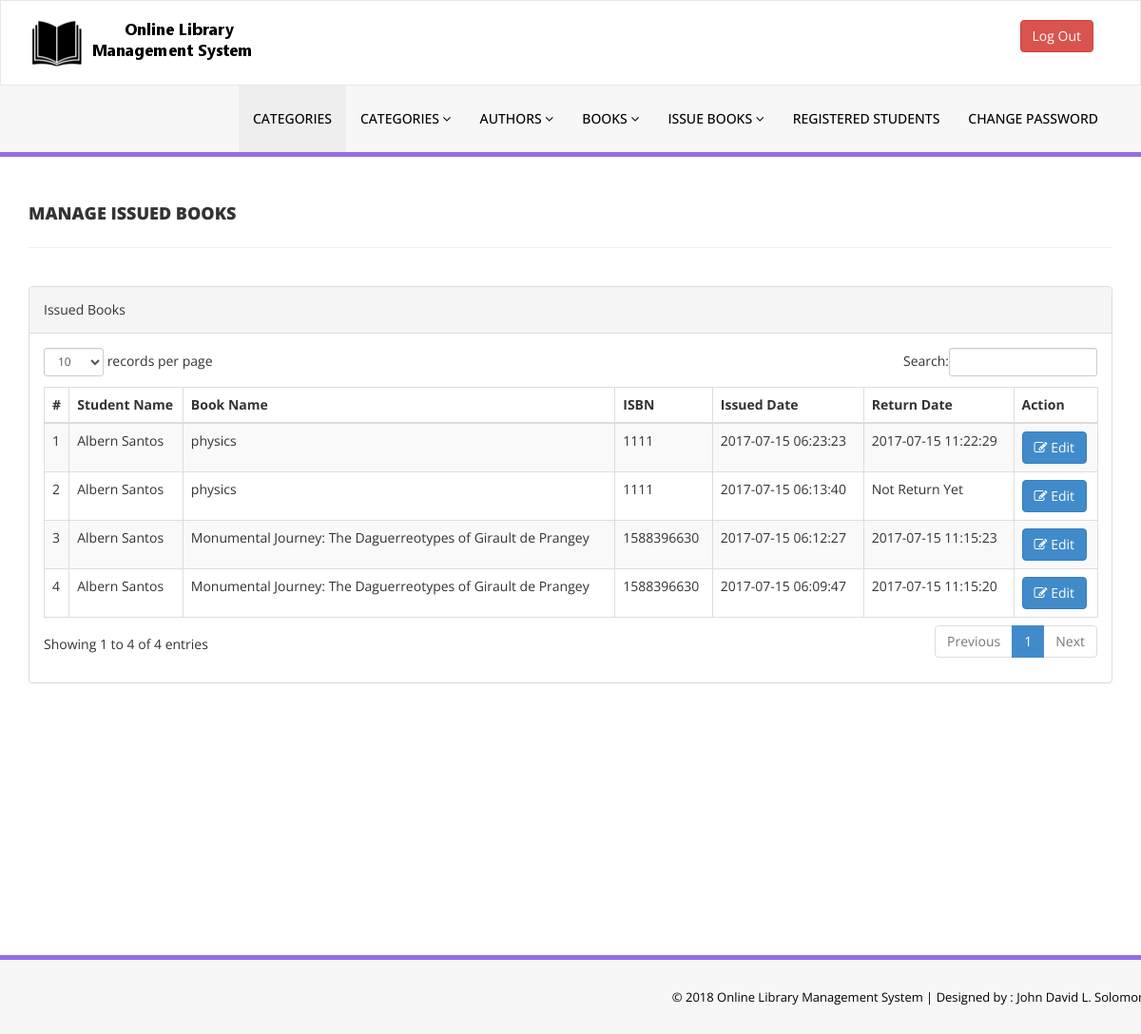
Page /php/admin/manage-issued-books.php (signed in) on the committed database.
### tables this page shows
CREATE TABLE `tblissuedbookdetails` (
  `id` int(11) NOT NULL,
  `BookId` int(11) DEFAULT NULL,
  `StudentID` varchar(150) DEFAULT NULL,
  `IssuesDate` timestamp NULL DEFAULT CURRENT_TIMESTAMP,
  `ReturnDate` timestamp NULL DEFAULT NULL ON UPDATE CURRENT_TIMESTAMP,
  `RetrunStatus` int(1) DEFAULT NULL,
  `fine` int(11) DEFAULT NULL
);

CREATE TABLE `tblstudents` (
  `id` int(11) NOT NULL,
  `StudentId` varchar(100) DEFAULT NULL,
  `FullName` varchar(120) DEFAULT NULL,
  `EmailId` varchar(120) DEFAULT NULL,
  `MobileNumber` char(11) DEFAULT NULL,
  `Password` varchar(120) DEFAULT NULL,
  `Status` int(1) DEFAULT NULL,
  `RegDate` timestamp NULL DEFAULT CURRENT_TIMESTAMP,
  `UpdationDate` timestamp NULL DEFAULT NULL ON UPDATE CURRENT_TIMESTAMP
);

CREATE TABLE `tblbooks` (
  `id` int(11) NOT NULL,
  `BookName` varchar(255) DEFAULT NULL,
  `CatId` int(11) DEFAULT NULL,
  `AuthorId` int(11) DEFAULT NULL,
  `ISBNNumber` int(11) DEFAULT NULL,
  `BookPrice` int(11) DEFAULT NULL,
  `RegDate` timestamp NULL DEFAULT CURRENT_TIMESTAMP,
  `UpdationDate` timestamp NULL DEFAULT NULL ON UPDATE CURRENT_TIMESTAMP
);

### php/admin/manage-issued-books.php (the view, shortened to what this page needs)
<?php
include('includes/config.php');
if(strlen($_SESSION['alogin'])==0)
    {
header('location:index.php');
}
else{
    ?>
<!DOCTYPE html>
<html xmlns="http://www.w3.org/1999/xhtml">
<head>
    <link href="assets/css/bootstrap.css" rel="stylesheet" />
    <link href="assets/css/font-awesome.css" rel="stylesheet" />
    <link href="assets/js/dataTables/dataTables.bootstrap.css" rel="stylesheet" />
    <link href="assets/css/style.css" rel="stylesheet" />
</head>
<body>
<?php include('includes/header.php');?>
    <div class="content-wrapper">
         <div class="container">
        <div class="row pad-botm">
            <div class="col-md-12">
                <h4 class="header-line">Manage Issued Books</h4>
    </div>
     <div class="row">
</div>
        </div>
            <div class="row">
                <div class="col-md-12">
                    <div class="panel panel-default">
                        <div class="panel-heading">
                          Issued Books
                        </div>
                        <div class="panel-body">
                            <div class="table-responsive">
                                <table class="table table-striped table-bordered table-hover" id="dataTables-example">
                                    <thead>
                                        <tr>
                                            <th>#</th>
                                            <th>Student Name</th>
                                            <th>Book Name</th>
                                            <th>ISBN </th>
                                            <th>Issued Date</th>
                                            <th>Return Date</th>
                                            <th>Action</th>
                                        </tr>
                                    </thead>
                                    <tbody>
<?php $sql = "SELECT tblstudents.FullName,tblbooks.BookName,tblbooks.ISBNNumber,tblissuedbookdetails.IssuesDate,tblissuedbookdetails.ReturnDate,tblissuedbookdetails.id as rid from  tblissuedbookdetails join tblstudents on tblstudents.StudentId=tblissuedbookdetails.StudentId join tblbooks on tblbooks.id=tblissuedbookdetails.BookId order by tblissuedbookdetails.id desc";
$query = $dbh -> prepare($sql);
$query->execute();
$results=$query->fetchAll(PDO::FETCH_OBJ);
$cnt=1;
if($query->rowCount() > 0)
{
foreach($results as $result)
{               ?>
                                        <tr class="odd gradeX">
                                            <td class="center"><?php echo htmlentities($cnt);?></td>
                                            <td class="center"><?php echo htmlentities($result->FullName);?></td>
                                            <td class="center"><?php echo htmlentities($result->BookName);?></td>
                                            <td class="center"><?php echo htmlentities($result->ISBNNumber);?></td>
                                            <td class="center"><?php echo htmlentities($result->IssuesDate);?></td>
                                            <td class="center"><?php if($result->ReturnDate=="")
                                            {
                                                echo htmlentities("Not Return Yet");
                                            } else {
                                            echo htmlentities($result->ReturnDate);
}
                                            ?></td>
                                            <td class="center">
                                            <a href="update-issue-bookdeails.php?rid=<?php echo htmlentities($result->rid);?>"><button class="btn btn-primary"><i class="fa fa-edit "></i> Edit</button>
                                            </td>
                                        </tr>
 <?php $cnt=$cnt+1;}} ?>
                                    </tbody>
                                </table>
                            </div>
                        </div>
                    </div>
                </div>
            </div>
    </div>
    </div>
  <?php include('includes/footer.php');?>
</body>
</html>
<?php } ?>

### php/admin/assets/css/style.css (style rules this page uses)
.content-wrapper { margin-top: 40px; min-height:800px; padding-bottom:90px; }
.header-line { font-weight:900; padding-bottom:25px; border-bottom:1px solid #eeeeee; text-transform:uppercase; }
.pad-botm { padding-bottom:30px; }

### rows in the picture
tblissuedbookdetails: tblstudents.FullName "Albern Santos", BookId.BookName "physics", BookId.ISBNNumber "1111", IssuesDate "2017-07-15 06:23:23", ReturnDate "2017-07-15 11:22:29"
tblissuedbookdetails: tblstudents.FullName "Albern Santos", BookId.BookName "physics", BookId.ISBNNumber "1111", IssuesDate "2017-07-15 06:13:40"
tblissuedbookdetails: tblstudents.FullName "Albern Santos", BookId.BookName "Monumental Journey: The Daguerreotypes of Girault de Prangey", BookId.ISBNNumber "1588396630", IssuesDate "2017-07-15 06:12:27", ReturnDate "2017-07-15 11:15:23"
tblissuedbookdetails: tblstudents.FullName "Albern Santos", BookId.BookName "Monumental Journey: The Daguerreotypes of Girault de Prangey", BookId.ISBNNumber "1588396630", IssuesDate "2017-07-15 06:09:47", ReturnDate "2017-07-15 11:15:20"
